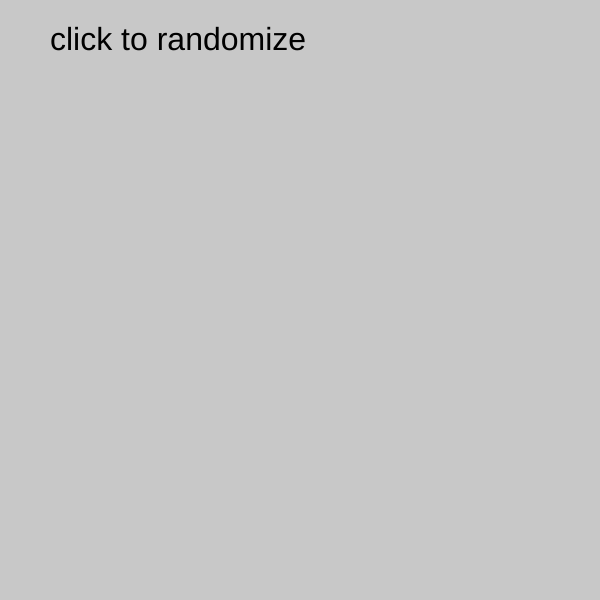
Frame 1 (no input)
Frame 60 (no input): identical to frame 1, image omitted
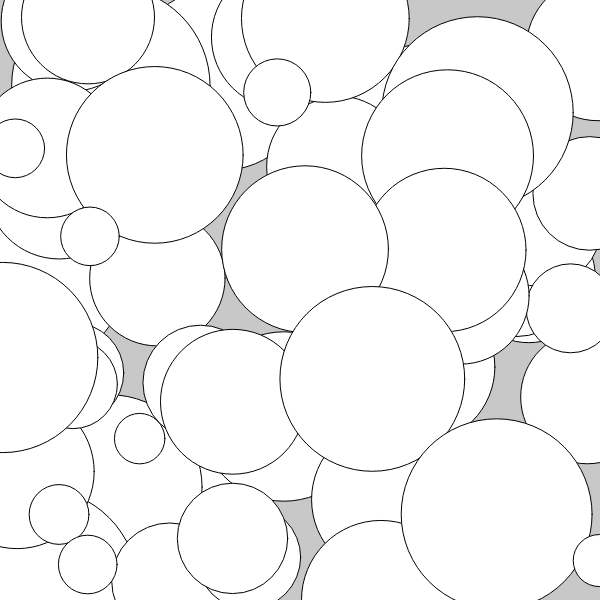
Frame 120 (the mouse pressed at the canvas centre since frame 60)

The p5.js sketch that drew these frames (run headless with seeded random() and noise() and a simulated clock; from frame 60 on, the mouse is pressed at the canvas centre):

// p5.js sketch
// ── sketch.js
let owls =[{
    name: "dillon", 
    color: "owl treat color"
  },{
    name: "Ziggy", 
    color: "chartrese"
  },{
    name: "mercedes", 
    color: "poop"
  },{
    name: "petunia",
    color: "rose gold"   
  },{
    name: "kloot",
    color: "coffee grind bero"   
  },{
    name: "nala",
    color: "stardust"   
  }];
  
  let randomIndex;
  let animating = false;

  function setup() {
    createCanvas(600, 600);
    background(200);
    textSize(32);
   
    text("click to randomize", 50, 50)
  }
  
  function draw(){
    
    if (animating == true){
      ellipse(random(width), random(height), random(50, 200));

    }
  }

  function randomizer(){
    animating = false;

    if (owls[0]) {
        // this displays random name and splices it out of array
    background(random(200, 255));
    randomIndex = int(random(owls.length));
    text();
    // text(owls[randomIndex].name + "'s favorute color is" + owls[randomIndex].color, 50, 50);
    owls.splice(randomIndex, 1);
    } else {
    background(random(200, 255));
    text("nothing left!", 50, 50);
  }
  }

  function mousePressed() {
      animating = true;
      setTimeout(randomizer, 2000);
  
  }
